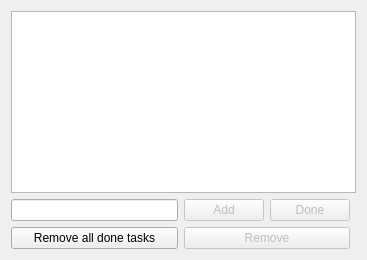
<?xml version="1.0" encoding="UTF-8"?>
<ui version="4.0">
 <class>MainForm</class>
 <widget class="QWidget" name="MainForm">
  <property name="geometry">
   <rect>
    <x>0</x>
    <y>0</y>
    <width>367</width>
    <height>260</height>
   </rect>
  </property>
  <property name="windowTitle">
   <string>Form</string>
  </property>
  <layout class="QGridLayout" name="gridLayout">
   <item row="2" column="1" colspan="2">
    <widget class="QPushButton" name="removeButton">
     <property name="enabled">
      <bool>false</bool>
     </property>
     <property name="text">
      <string>Remove</string>
     </property>
    </widget>
   </item>
   <item row="1" column="1">
    <widget class="QPushButton" name="addButton">
     <property name="enabled">
      <bool>false</bool>
     </property>
     <property name="text">
      <string>Add</string>
     </property>
     <property name="iconSize">
      <size>
       <width>16</width>
       <height>16</height>
      </size>
     </property>
    </widget>
   </item>
   <item row="0" column="0" colspan="4">
    <widget class="QListWidget" name="listWidget"/>
   </item>
   <item row="1" column="0">
    <widget class="QLineEdit" name="lineEdit"/>
   </item>
   <item row="1" column="2">
    <widget class="QPushButton" name="doneButton">
     <property name="enabled">
      <bool>false</bool>
     </property>
     <property name="text">
      <string>Done</string>
     </property>
    </widget>
   </item>
   <item row="2" column="0">
    <widget class="QPushButton" name="removeDoneButton">
     <property name="text">
      <string>Remove all done tasks</string>
     </property>
    </widget>
   </item>
  </layout>
 </widget>
 <resources/>
 <connections/>
</ui>
